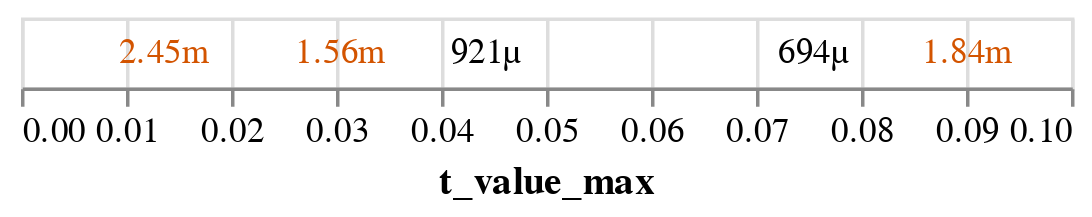

The cell this chart's notebook holds for it:
### Code cell
rect_chart = alt.Chart(t_sub_chart_df).mark_rect(
    opacity=0.7,
    clip=True
).encode(
    x=alt.X('t_value_min', scale=alt.Scale()),
    x2='t_value_max',
    color=alt.Color('difference',title="(\u0394t) values", scale=alt.Scale(domain=[0,0.00175], scheme='viridis',reverse=True))
)


predicate_color = alt.datum.difference > 0.0012

delta_text = alt.Chart(observable_df).mark_text(
    align='center',
    dx=-5,
    dy=-5,
    baseline='top',
    fontSize=10,
    clip=True,
).encode(
    x=alt.X('t_value_max', scale=alt.Scale()),
    color=alt.condition(
        predicate_color,
        alt.value("#D35400"),
        alt.value('black')
    ),
    text=alt.Text('difference:Q', format='.3s')

)



pretext = alt.Chart(delta_text_df).mark_text(
    align='right',
    dx=-3,
    dy=-25,
    baseline='bottom',
    fontSize=10,
    clip=True,
).encode(
    x=alt.X('t_value_max', scale=alt.Scale()),
    color=alt.condition(
        predicate_color,
        alt.value('black'),
        alt.value('black')
    ),
    text=alt.Text('text')

)
delta_text+pretext

### Figure 1 — Vega-Lite specification as saved in the notebook (floating-point values rounded to 4 significant figures)
{"config": {"view": {"continuousWidth": 300, "continuousHeight": 300}}, "layer": [{"data": {"name": "data-2ae98171a88395d5e291cde73c886cb7"}, "mark": {"type": "text", "align": "center", "baseline": "top", "clip": true, "dx": -5, "dy": -5, "fontSize": 10}, "encoding": {"color": {"condition": {"test": "(datum.difference > 0.0012)", "value": "#D35400"}, "value": "black"}, "text": {"field": "difference", "format": ".3s", "type": "quantitative"}, "x": {"field": "t_value_max", "scale": {}, "type": "quantitative"}}}, {"data": {"name": "data-96efdfde63e669a5c1400e364cce808e"}, "mark": {"type": "text", "align": "right", "baseline": "bottom", "clip": true, "dx": -3, "dy": -25, "fontSize": 10}, "encoding": {"color": {"condition": {"test": "(datum.difference > 0.0012)", "value": "black"}, "value": "black"}, "text": {"field": "text", "type": "nominal"}, "x": {"field": "t_value_max", "scale": {}, "type": "quantitative"}}}], "$schema": "https://vega.github.io/schema/vega-lite/v5.20.1.json", "datasets": {"data-2ae98171a88395d5e291cde73c886cb7": [{"t_values": [0.01529, 0.01286, 0.01531], "mean_t_sub": 0.01448, "indices": [1.0, 1, 2.0], "difference": 0.00245, "difference_ratio": 0.1691, "order": 1, "t_value_min": 0.01286, "t_value_max": 0.01531, "max_cycle": 2.0, "tsub_candidate": "T_Sub #1", "amplitude": -0.8}, {"t_values": [0.03058, 0.03214, 0.03061], "mean_t_sub": 0.03111, "indices": [3.0, 4, 5.0], "difference": 0.001563, "difference_ratio": 0.05025, "order": 2, "t_value_min": 0.03058, "t_value_max": 0.03214, "max_cycle": 5.0, "tsub_candidate": "T_Sub #2", "amplitude": -0.6}, {"t_values": [0.04587, 0.045, 0.04592], "mean_t_sub": 0.04559, "indices": [5.0, 6, 8.0], "difference": 0.0009212, "difference_ratio": 0.0202, "order": 3, "t_value_min": 0.045, "t_value_max": 0.04592, "max_cycle": 8.0, "tsub_candidate": "T_Sub #3", "amplitude": -0.4}, {"t_values": [0.07645, 0.07714, 0.07653], "mean_t_sub": 0.07671, "indices": [9.0, 11, 14.0], "difference": 0.0006938, "difference_ratio": 0.009045, "order": 4, "t_value_min": 0.07645, "t_value_max": 0.07714, "max_cycle": 14.0, "tsub_candidate": "T_Sub #4", "amplitude": -0.2}, {"t_values": [0.09173, 0.09, 0.09184], "mean_t_sub": 0.09119, "indices": [11.0, 13, 17.0], "difference": 0.001842, "difference_ratio": 0.0202, "order": 5, "t_value_min": 0.09, "t_value_max": 0.09184, "max_cycle": 17.0, "tsub_candidate": "T_Sub #5", "amplitude": 0.0}], "data-96efdfde63e669a5c1400e364cce808e": [{"t_values": [0.01529, 0.01286, 0.01531], "mean_t_sub": 0.01448, "indices": [1.0, 1, 2.0], "difference": 0.00245, "difference_ratio": 0.1691, "order": 1, "t_value_min": 0.01286, "t_value_max": 0.01531, "max_cycle": 2.0, "tsub_candidate": "T_Sub #1", "amplitude": -0.8, "text": "Δt #1: "}, {"t_values": [0.03058, 0.03214, 0.03061], "mean_t_sub": 0.03111, "indices": [3.0, 4, 5.0], "difference": 0.001563, "difference_ratio": 0.05025, "order": 2, "t_value_min": 0.03058, "t_value_max": 0.03214, "max_cycle": 5.0, "tsub_candidate": "T_Sub #2", "amplitude": -0.6, "text": "Δt #2: "}, {"t_values": [0.04587, 0.045, 0.04592], "mean_t_sub": 0.04559, "indices": [5.0, 6, 8.0], "difference": 0.0009212, "difference_ratio": 0.0202, "order": 3, "t_value_min": 0.045, "t_value_max": 0.04592, "max_cycle": 8.0, "tsub_candidate": "T_Sub #3", "amplitude": -0.4, "text": "Δt #3: "}, {"t_values": [0.07645, 0.07714, 0.07653], "mean_t_sub": 0.07671, "indices": [9.0, 11, 14.0], "difference": 0.0006938, "difference_ratio": 0.009045, "order": 4, "t_value_min": 0.07645, "t_value_max": 0.07714, "max_cycle": 14.0, "tsub_candidate": "T_Sub #4", "amplitude": -0.2, "text": "Δt #4: "}, {"t_values": [0.09173, 0.09, 0.09184], "mean_t_sub": 0.09119, "indices": [11.0, 13, 17.0], "difference": 0.001842, "difference_ratio": 0.0202, "order": 5, "t_value_min": 0.09, "t_value_max": 0.09184, "max_cycle": 17.0, "tsub_candidate": "T_Sub #5", "amplitude": 0.0, "text": "Δt #5: "}]}}
